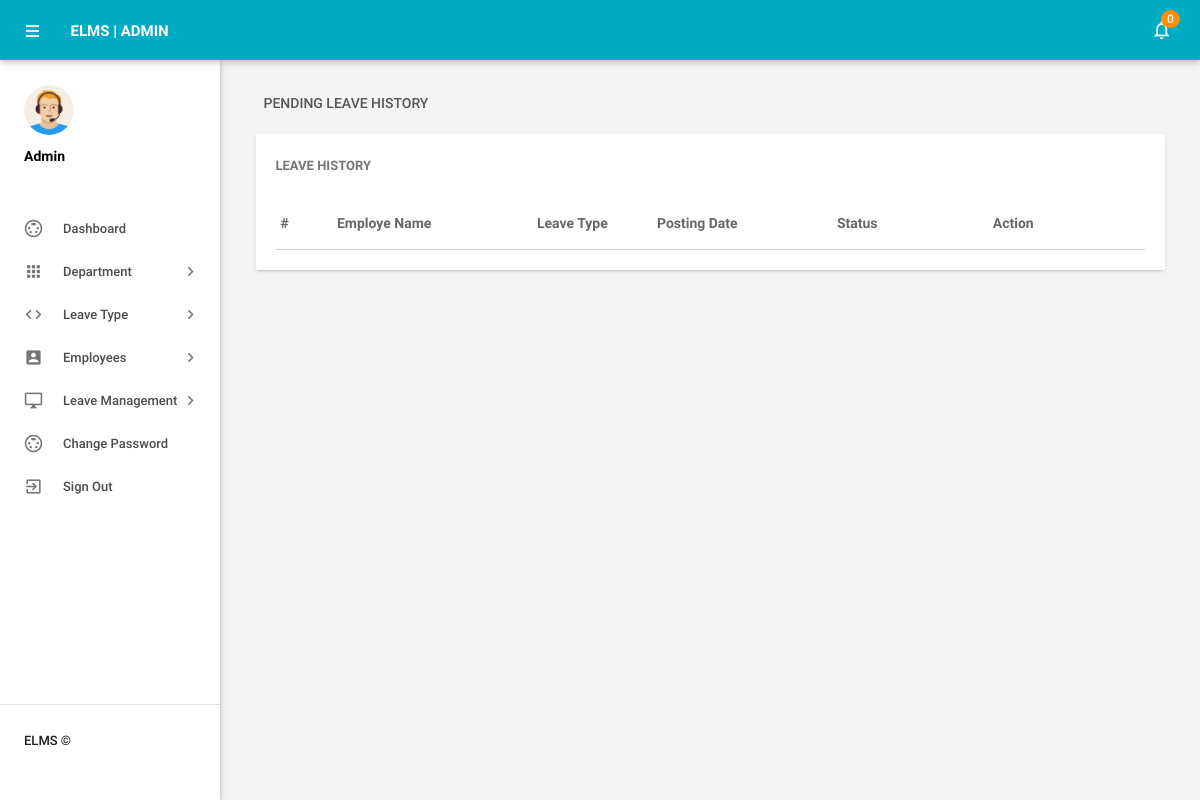
Before: /admin/pending-leavehistory.php (signed in) with the older database file.
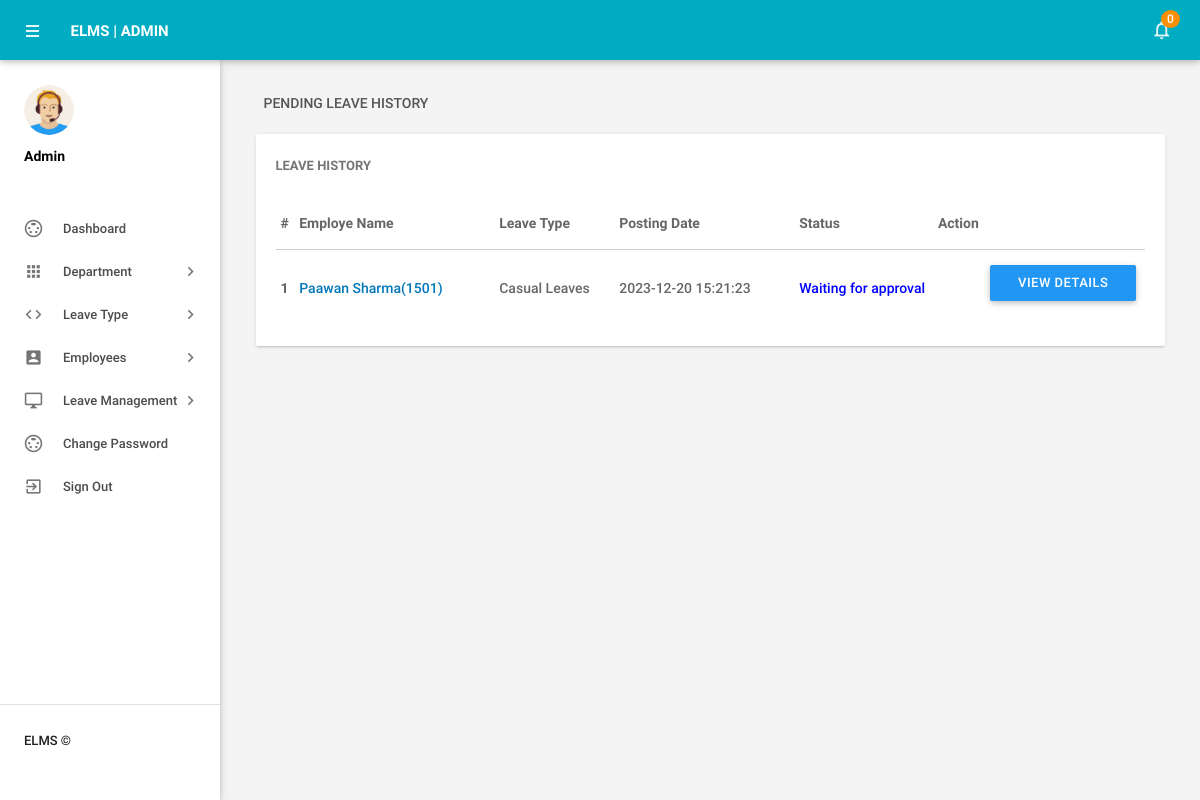
After: the same page with the newer database file.
### tables this page shows
CREATE TABLE `tblleaves` (
  `id` int(11) NOT NULL,
  `LeaveType` varchar(110) DEFAULT NULL,
  `ToDate` varchar(120) DEFAULT NULL,
  `FromDate` varchar(120) DEFAULT NULL,
  `Description` mediumtext DEFAULT NULL,
  `PostingDate` timestamp NULL DEFAULT current_timestamp(),
  `AdminRemark` mediumtext DEFAULT NULL,
  `AdminRemarkDate` varchar(120) DEFAULT NULL,
  `Status` int(1) DEFAULT NULL,
  `IsRead` int(1) DEFAULT NULL,
  `empid` int(11) DEFAULT NULL
);

CREATE TABLE `tblemployees` (
  `id` int(11) NOT NULL,
  `EmpId` varchar(100) NOT NULL,
  `FirstName` varchar(150) DEFAULT NULL,
  `LastName` varchar(150) DEFAULT NULL,
  `EmailId` varchar(200) DEFAULT NULL,
  `Password` varchar(180) DEFAULT NULL,
  `Gender` varchar(100) DEFAULT NULL,
  `Dob` varchar(100) DEFAULT NULL,
  `Department` varchar(255) DEFAULT NULL,
  `Address` varchar(255) DEFAULT NULL,
  `City` varchar(200) DEFAULT NULL,
  `Country` varchar(150) DEFAULT NULL,
  `Phonenumber` char(11) DEFAULT NULL,
  `Status` int(1) DEFAULT NULL,
  `RegDate` timestamp NULL DEFAULT current_timestamp()
);

### admin/pending-leavehistory.php (the view, shortened to what this page needs)
<?php
include('includes/config.php');
if(strlen($_SESSION['alogin'])==0)
    {
header('location:index.php');
}
else{
 ?>
<!DOCTYPE html>
<html lang="en">
    <head>
        <link type="text/css" rel="stylesheet" href="../assets/plugins/materialize/css/materialize.min.css"/>
        <link href="../assets/plugins/material-preloader/css/materialPreloader.min.css" rel="stylesheet">
        <link href="../assets/plugins/datatables/css/jquery.dataTables.min.css" rel="stylesheet">
                <link href="../assets/plugins/google-code-prettify/prettify.css" rel="stylesheet" type="text/css"/>
        <link href="../assets/css/alpha.min.css" rel="stylesheet" type="text/css"/>
        <link href="../assets/css/custom.css" rel="stylesheet" type="text/css"/>
    </head>
    <body>
       <?php include('includes/header.php');?>
       <?php include('includes/sidebar.php');?>
            <main class="mn-inner">
                <div class="row">
                    <div class="col s12">
                        <div class="page-title">Pending Leave History</div>
                    </div>
                    <div class="col s12 m12 l12">
                        <div class="card">
                            <div class="card-content">
                                <span class="card-title">Leave History</span>
                                <table id="example" class="display responsive-table ">
                                    <thead>
                                        <tr>
                                            <th>#</th>
                                            <th width="200">Employe Name</th>
                                            <th width="120">Leave Type</th>
                                             <th width="180">Posting Date</th>
                                            <th>Status</th>
                                            <th align="center">Action</th>
                                        </tr>
                                    </thead>
                                    <tbody>
<?php
$status=0;
$sql = "SELECT tblleaves.id as lid,tblemployees.FirstName,tblemployees.LastName,tblemployees.EmpId,tblemployees.id,tblleaves.LeaveType,tblleaves.PostingDate,tblleaves.Status from tblleaves join tblemployees on tblleaves.empid=tblemployees.id where tblleaves.Status=:status order by lid desc";
$query = $dbh -> prepare($sql);
$query->bindParam(':status',$status,PDO::PARAM_STR);
$query->execute();
$results=$query->fetchAll(PDO::FETCH_OBJ);
$cnt=1;
if($query->rowCount() > 0)
{
foreach($results as $result)
{
      ?>
                                        <tr>
                                            <td> <b><?php echo htmlentities($cnt);?></b></td>
                                              <td><a href="editemployee.php?empid=<?php echo htmlentities($result->id);?>" target="_blank"><?php echo htmlentities($result->FirstName." ".$result->LastName);?>(<?php echo htmlentities($result->EmpId);?>)</a></td>
                                            <td><?php echo htmlentities($result->LeaveType);?></td>
                                            <td><?php echo htmlentities($result->PostingDate);?></td>
                                                                       <td><?php $stats=$result->Status;
if($stats==1){
                                             ?>
                                                 <span style="color: green">Approved</span>
                                                 <?php } if($stats==2)  { ?>
                                                <span style="color: red">Not Approved</span>
                                                 <?php } if($stats==0)  { ?>
 <span style="color: blue">Waiting for approval</span>
 <?php } ?>
                                             </td>
          <td>
           <td><a href="leave-details.php?leaveid=<?php echo htmlentities($result->lid);?>" class="waves-effect waves-light btn blue m-b-xs"  > View Details</a></td>
                                    </tr>
                                         <?php $cnt++;} }?>
                                    </tbody>
                                </table>
                            </div>
                        </div>
                    </div>
                </div>
            </main>
        </div>
        <div class="left-sidebar-hover"></div>
    </body>
</html>
<?php } ?>

Changed rows visible on the page:
added tblleaves: tblemployees.FirstName+LastName "Paawan Sharma", tblemployees.EmpId "1501", LeaveType "Casual Leaves", PostingDate "2023-12-20 15:21:23", Status "Waiting for approval"
